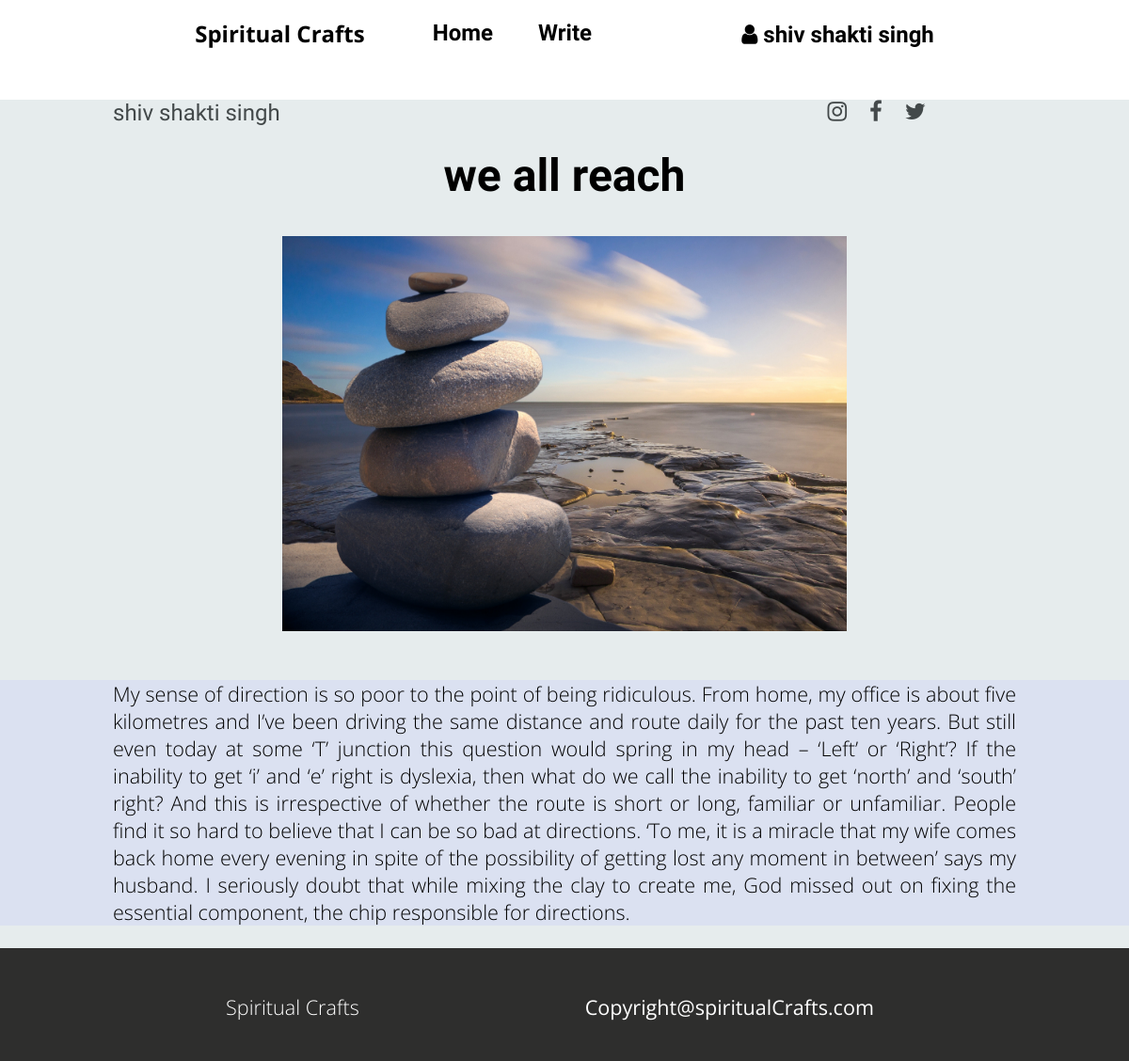
/detailaboutblog.php?action1=detail&id=8&name=shiv shakti singh (signed in), run on the app's committed database.
### tables this page shows
CREATE TABLE `POST` (
  `post_id` int NOT NULL,
  `user_id` int DEFAULT NULL,
  `name` varchar(100) DEFAULT NULL,
  `status` enum('PUBLIC','PRIVATE') DEFAULT NULL,
  `content` text,
  `image` varchar(100) DEFAULT NULL,
  `published_at` datetime DEFAULT NULL,
  `blog_title` varchar(100) DEFAULT NULL,
  `status_by_admin` enum('Approved','Pending','Rejected') DEFAULT NULL,
  `edited_at` datetime DEFAULT NULL
);

### src/detailaboutblog.php (the view, shortened to what this page needs)
<!DOCTYPE html>
<html lang="en">
<head>
    <link rel="stylesheet" href="css/style.css">
    <link rel="stylesheet" href="css/utils.css">
    <link rel="stylesheet" href="https://cdnjs.cloudflare.com/ajax/libs/font-awesome/4.7.0/css/font-awesome.min.css">
</head>
<body>
    <?php include "header.php"; ?>
    <?php if(isset($_GET['action1'])){
        $id=$_GET['id'];
        $name=$_GET['name'];
        include "connection.php";
        $query ="SELECT * FROM `POST` where post_id='$id'";
        $result=mysqli_query($conn,$query);
        $row=mysqli_fetch_assoc($result); ?>
        <div style="background-color:#e6eced;">
     <?php   echo '<p id="name_of_detailblogger_post" >'.$name.'<i class="fa fa-twitter" style="float:right;margin-right:18vw;"  ></i><i class="fa fa-facebook" style="float:right;margin-right:2vw;" ></i><i class="fa fa-instagram" style="float:right;margin-right:2vw;" ></i></p>';
            foreach($result as $row){
                echo '<center><p id="title_detail">'.$row['blog_title'].'</p></center>
                      <center><img src='.$row['image'].' id="image_detail"></center>
                      <center><div style="background-color:#dbe1f1"><p id="content_detail">'.$row['content'].'</p></div></center>';
            }
    }?>
      <?php include "footer.php"; ?>
      </div>
</body>
</html>

### src/css/style.css (style rules this page uses)
* { padding: 0; margin: 0; }
#name_of_detailblogger_post { color:#43494a; font-size:2vw; font-family: var(--font4); margin-top:3vw; margin-left:10vw; font-weight:normal; }
#title_detail { margin-top:2vw; font-size:4vw; font-family: var(--font5); font-weight:bold; }
#image_detail { height:35vw; width:50%; margin-top:3vw; }
#content_detail { margin-left:10vw; margin-right:10vw; margin-top:4vw; margin-bottom:2vw; font-size:1.8vw; font-family: var(--font6); font-weight:50; text-align:justify; }

### src/css/utils.css (style rules this page uses)
:root { --main-bg-color:brown; --font1: 'Fascinate', cursive; --font2: 'Baloo 2', cursive; --font3: 'Fascinate', cursive; --font4:'Staatliches', cursive; --font5:'Anek Latin', sans-serif; --font6: 'Open Sans', sans-serif; --font7:'Open Sans', sans-serif; }

### data on the page
post: blog_title "we all reach", image (picture), content "My sense of direction is so poor to the point of being ridiculous. From home, my office is about five kilometres and I’ve been driving the same distance and route daily for the past ten years. But still even today at some ‘T’ junction this question would spring in my head – ‘Left’ or ‘Right’? If the inability to get ‘i’ and ‘e’ right is dyslexia, then what do we call the inability to get ‘north’ and ‘south’ right? And this is irrespective of whether the route is short or long, familiar or unfamiliar. People find it so hard to believe that I can be so bad at directions. ‘To me, it is a miracle that my wife comes back home every evening in spite of the possibility of getting lost any moment…"

### other printed values
$_SESSION['name'] "shiv shakti singh"
$name "shiv shakti singh"
